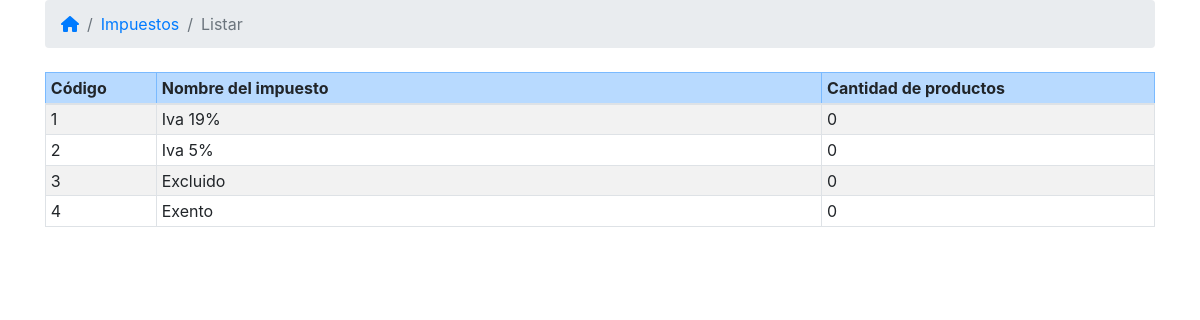
/app/ventas/views/admin/taxlistar.php, run on the app's committed database.
### tables this page shows
CREATE TABLE `tax` (
  `idTAX` int(11) NOT NULL,
  `taxName` varchar(45) NOT NULL,
  `value` decimal(2,2) NOT NULL
);

### config/loader.php (called while the page is built, shortened)
<?php
function autoload($name) {
    $configPath = "config";
    $currentPath = str_replace("\\", "/", __DIR__);
    $classPath = str_replace("\\", "/", $name);
    $projectPath = str_replace($configPath, "", $currentPath);
    $finalPath = $projectPath . "" . $classPath . ".php";
}
?>

### config/conn.php (called while the page is built, shortened)
<?php
class conn {
    private $_engine;
    private $_server;
    private $_dbname;
    private $_username;
    private $_password;
    public function __construct() {
        $CONFIG = parse_ini_file(".env");
        $this->_engine = $CONFIG["DB_CONNECTION"];
        $this->_server = $CONFIG["DB_HOST"];
        $this->_dbname = $CONFIG["DB_NAME"];
        $this->_username = $CONFIG["DB_USERNAME"];
        $this->_password = $CONFIG["DB_PASSWORD"];
        $this->connect();
    }
    public function connect() {
        switch ($this->_engine) {
            case "mysql":
                $encoding = "SET NAMES \"UTF8\"";
                $textString = "mysql::host={$this->_server};dbname={$this->_dbname}";
                $arr = [PDO::MYSQL_ATTR_INIT_COMMAND => $encoding];
                $this->_conn = new PDO($textString, $this->_username, $this->_password, $arr);
                $this->_conn->query("SET SESSION sql_mode=\"STRICT_TRANS_TABLES\"");
                break;
        }
    }
}
?>

### app/ventas/controller/taxcontroller.php (called while the page is built, shortened)
<?php
class taxcontroller {
    private $_objTax;
    public function __construct() {
        $this->_objTax = new taxrepo();
    }
    public function getAllTax(): array {
        return $this->_objTax->getAllTax();
    }
}
?>

### app/ventas/repos/taxrepo.php (called while the page is built, shortened)
<?php
class taxrepo extends conn {
    public function getAllTax(): array {
        $sql = "SELECT t.idTax, t.taxName, ";
        $sql .= "(SELECT COUNT(Tax_idTax) FROM TAX_PRODUCT WHERE Tax_idTax = t.idTax) AS cantidad ";
        $sql .= "FROM TAX t ";
        $sql .= "ORDER BY t.idTax ASC ";
        $resource = $this->_conn->prepare($sql);
        $resource->execute();
        $rows = $resource->fetchAll(PDO::FETCH_ASSOC);
        return $rows;
    }
}
?>

### app/ventas/views/admin/taxlistar.php (the view, shortened to what this page needs)
<?php
require_once '../../../../config/loader.php';
$objeto = new taxcontroller();
$filas = $objeto->getAllTax();
?>
<html>
    <head>
         <link href="../../../../vendor/tws/bootstrap-4.4.1/dist/css/bootstrap.css" rel="stylesheet" type="text/css"/>
        <link href="../../../../vendor/fontawesome-free-5.15.3-web/css/all.css" rel="stylesheet" type="text/css"/>
        <link href="css/estilos.css" rel="stylesheet" type="text/css"/>
    </head>
    <body>
        <section class="container">
            <nav aria-label="breadcrumb">
                <ol class="breadcrumb">
                    <li class="breadcrumb-item"><a href="index.php"><i class="fas fa-home"></i></a></li>
                    <li class="breadcrumb-item"><a href="#">Impuestos</a></li>
                    <li class="breadcrumb-item active" aria-current="page">Listar</li>
                </ol>
            </nav>
            <table class="table table-sm table-striped table-bordered mt-4">
                <thead class="table-primary">
                    <tr>
                        <th style="width: 10%">Código</th>
                        <th style="width: 60%">Nombre del impuesto</th>
                        <th style="width: 30%">Cantidad de productos</th>
                    </tr>
                </thead>
                <tbody>
                    <?php
                    foreach ($filas as $indice => $columnas) {
                        echo "<tr>";
                        echo "<td>{$columnas["idTax"]}</td>";
                        echo "<td>{$columnas["taxName"]}</td>";
                        echo "<td>{$columnas["cantidad"]}</td>";
                        echo "</tr>";
                    }
                    ?>
                </tbody>
            </table>
        </section>
    </body>
</html>

### data on the page
tax: idTAX "1", taxName "Iva 19%", cantidad "0"
tax: idTAX "2", taxName "Iva 5%", cantidad "0"
tax: idTAX "3", taxName "Excluido", cantidad "0"
tax: idTAX "4", taxName "Exento", cantidad "0"
